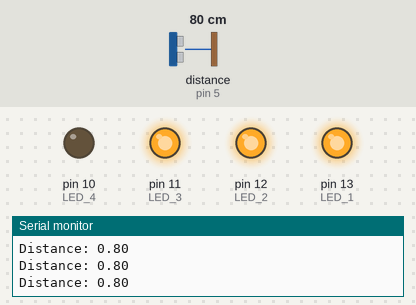
A sketch run on a simulated Arduino Uno, built with avr-gcc and run on an emulated ATmega328P. Parts: output pins drawn as LEDs (lit = HIGH), the last lines printed to the serial monitor. Wiring (inferred from the names in the program): ultrasonic range finder: trigger pin 6; echo pin 5. The inputs (shaded band) are chosen by the test bench; at power-on: distance to the obstacle (sensor on pin 5) 80 cm. The echo pulse lasts 58.3 µs per cm; pins used as bus, display or sensor lines are not drawn.

Above: at 1.2 s.
1.3 s: distance to the obstacle (sensor on pin 5) set to 98 cm
2.8 s: distance to the obstacle (sensor on pin 5) set to 106 cm
At 4.0 s:
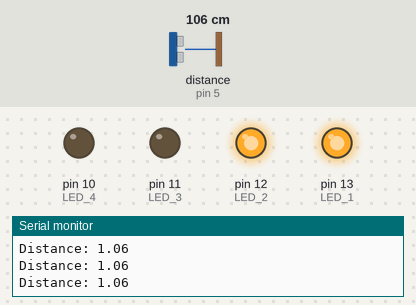
4.3 s: distance to the obstacle (sensor on pin 5) set to 2 cm
At 5.0 s:
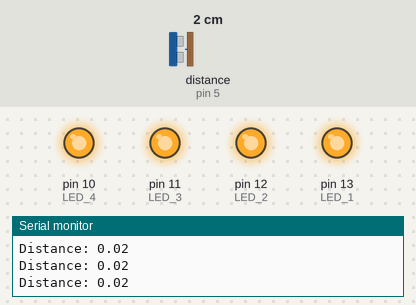
5.8 s: distance to the obstacle (sensor on pin 5) set to 58 cm
7.3 s: distance to the obstacle (sensor on pin 5) set to 65 cm
At 7.8 s:
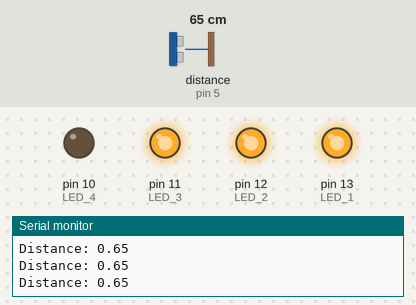
8.8 s: distance to the obstacle (sensor on pin 5) set to 4 cm
At 10.0 s:
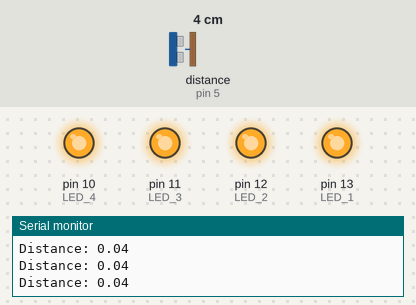
Timing chart, 0 to 11.3 s (numbered marks = the images above; inputs shaded):
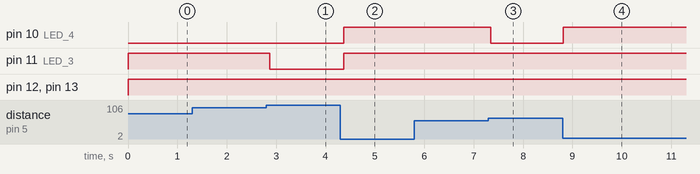

Measured:
- the behaviour switches between 100 and 101 cm on distance to the obstacle (sensor on pin 5) (found by bisection; images 0 and 1)
- the behaviour switches between 60 and 61 cm on distance to the obstacle (sensor on pin 5) (found by bisection; images 2 and 3)
- after the input at 2.8 s, pin 11 (LED_3): HIGH → LOW after 0.07 s
- after the input at 4.3 s, pin 10 (LED_4), pin 11 (LED_3): LOW → HIGH after 0.07 s
- after the input at 7.3 s, pin 10 (LED_4): HIGH → LOW after 0.05 s
- after the input at 8.8 s, pin 10 (LED_4): LOW → HIGH at once

The sketch:

my_sensor_code.ino
```cpp
// Outputs
int LED_1 = 13;
int LED_2 = 12;
int LED_3 = 11;
int LED_4 = 10;
int TRIG = 6;

// Inputs
int ECHO = 5;

float duration, distance;

void setup() {
  // put your setup code here, to run once:
pinMode(ECHO, INPUT);
pinMode(TRIG, OUTPUT);

  pinMode(LED_1, OUTPUT);
  pinMode(LED_2, OUTPUT);
  pinMode(LED_3, OUTPUT);
  pinMode(LED_4, OUTPUT);

Serial.begin(9600);

}

void loop() {
  // put your main code here, to run repeatedly:

digitalWrite(TRIG, LOW);
digitalWrite(ECHO, LOW);
delayMicroseconds(2);
digitalWrite(TRIG, HIGH);
delayMicroseconds(10);
digitalWrite(TRIG, LOW);

duration = (pulseIn(ECHO, HIGH));

distance = duration * 0.0001715;

if (distance < 2) {
  digitalWrite(LED_1, HIGH);
} else {
  digitalWrite(LED_1, LOW);
}

if (distance < 1.5) {
  digitalWrite(LED_2, HIGH);
} else {
  digitalWrite(LED_2, LOW);
}

if (distance < 1) {
  digitalWrite(LED_3, HIGH);
} else {
  digitalWrite(LED_3, LOW);
}

if (distance < 0.6) {
  digitalWrite(LED_4, HIGH);
} else {
  digitalWrite(LED_4, LOW);
}

  Serial.print("Distance: ");
  Serial.println(distance);
  delay(100);


}
```
